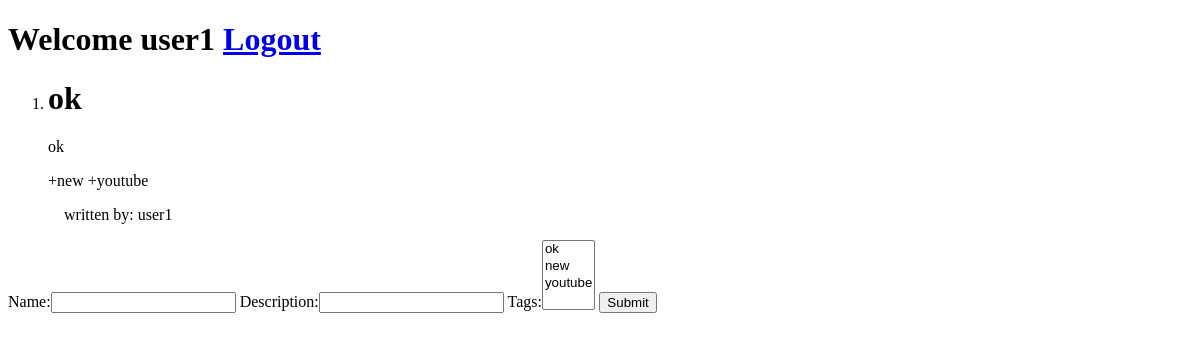
The app's page /todos/ (signed in), older data.
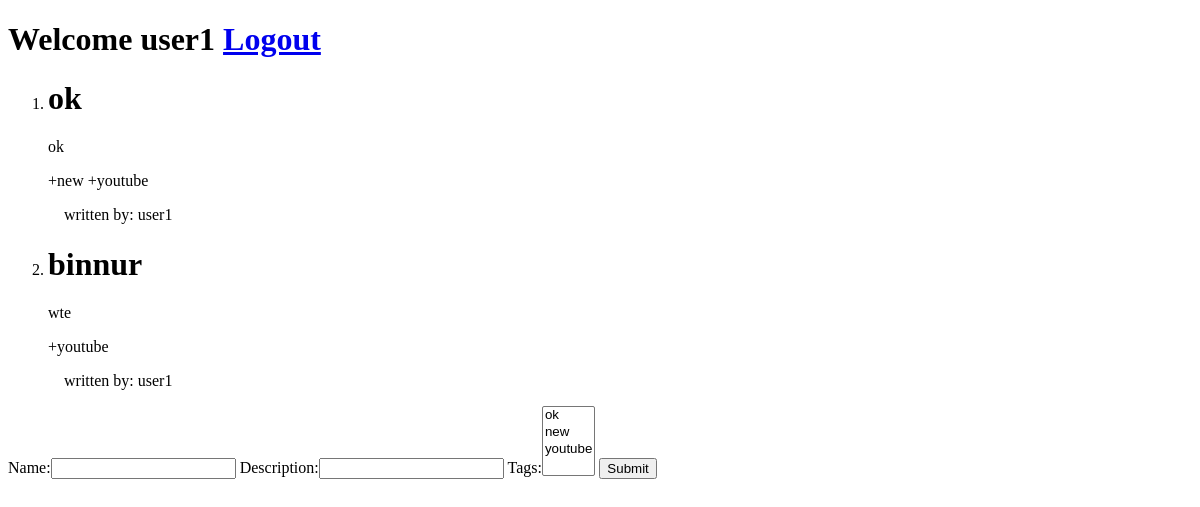
The same page, newer data.
### todo/models.py (models this page shows)
class Todo(models.Model):
    name = models.CharField(max_length=220)
    description = models.CharField(max_length=520)
    owner = models.ForeignKey(User)
    tags = models.ManyToManyField(Tag)

### tags/models.py (models this page shows)
class Tag(models.Model):
    name = models.CharField(max_length=50)
    def __str__(self):
        return self.name

### todo/views.py (the view)
def show_todo(request):
    if request.method == "POST":
        form = TodoForm(request.POST)
        if form.is_valid():
            todo = form.save(commit=False)
            todo.owner = request.user
            todo.save()
            form.save_m2m()
    elif request.method == "GET":
        form = TodoForm()
    return render(request, "my_todos.html", {"todos": Todo.objects.filter(owner=request.user.id),
                                             "tags": Tag.objects.all(),
                                             "form": form})

### todo/forms.py
class TodoForm(forms.ModelForm):
    class Meta:
        model = Todo
        fields = ["name", "description", "tags"]

### todo/templates/my_todos.html (shortened to what this page needs)
<!DOCTYPE html>
<html lang="en">
<head>
</head>
<body>
{% if request.user.username %}
    <h1>Welcome {{ request.user.username }}  <a href="/users/logout">Logout</a></h1>
{% endif %}
<ol>
    {% for todo in todos %}
        <li>
            <h1>{{ todo.name }}</h1>
            <p>{{ todo.description }}</p>
            {% for tag in todo.tags.all %}
                +{{ tag.name }}
            {% endfor  %}
            <p>&nbsp;&nbsp;&nbsp; written by: {{ todo.owner.username }}</p>
        </li>
    {% endfor %}
</ol>
{% if form %}
    <form method="POST">
        {{ form }}
        <button type="submit">Submit</button>
    </form>
{% endif %}
</body>
</html>

Row changes from the older to the newer data that the page shows:
added Todo: name "binnur", description "wte", owner.username "user1", Tag (name "youtube")
